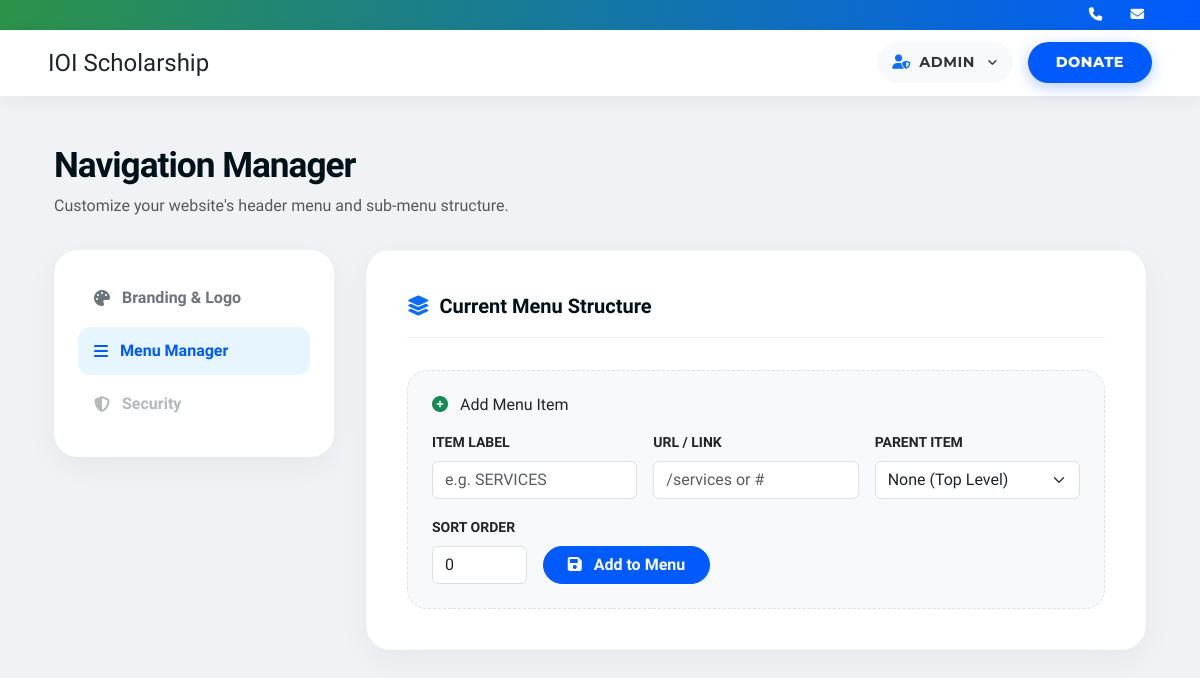
/admin/menu_manager (signed in), run on an earlier commit of the app's database.
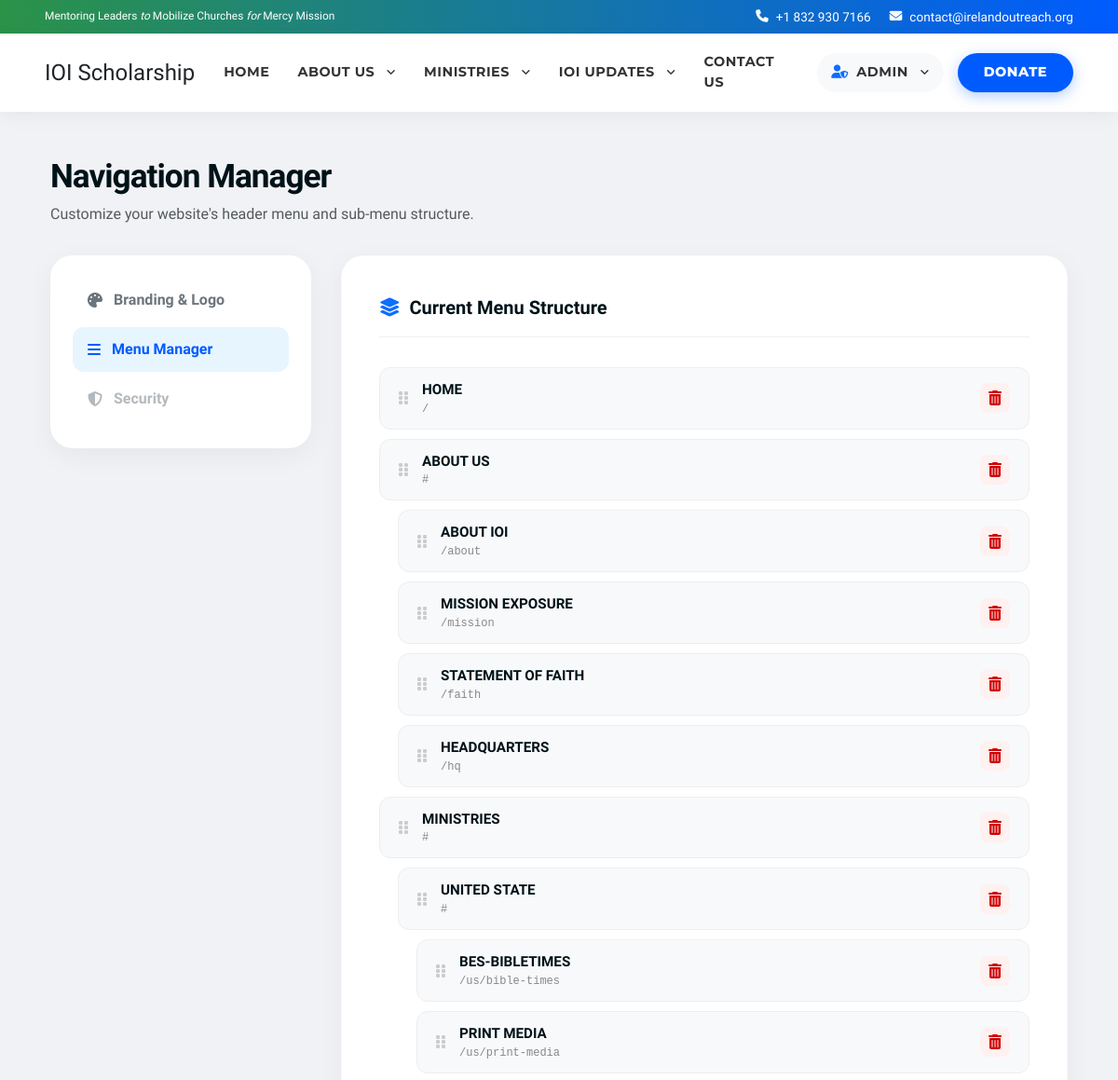
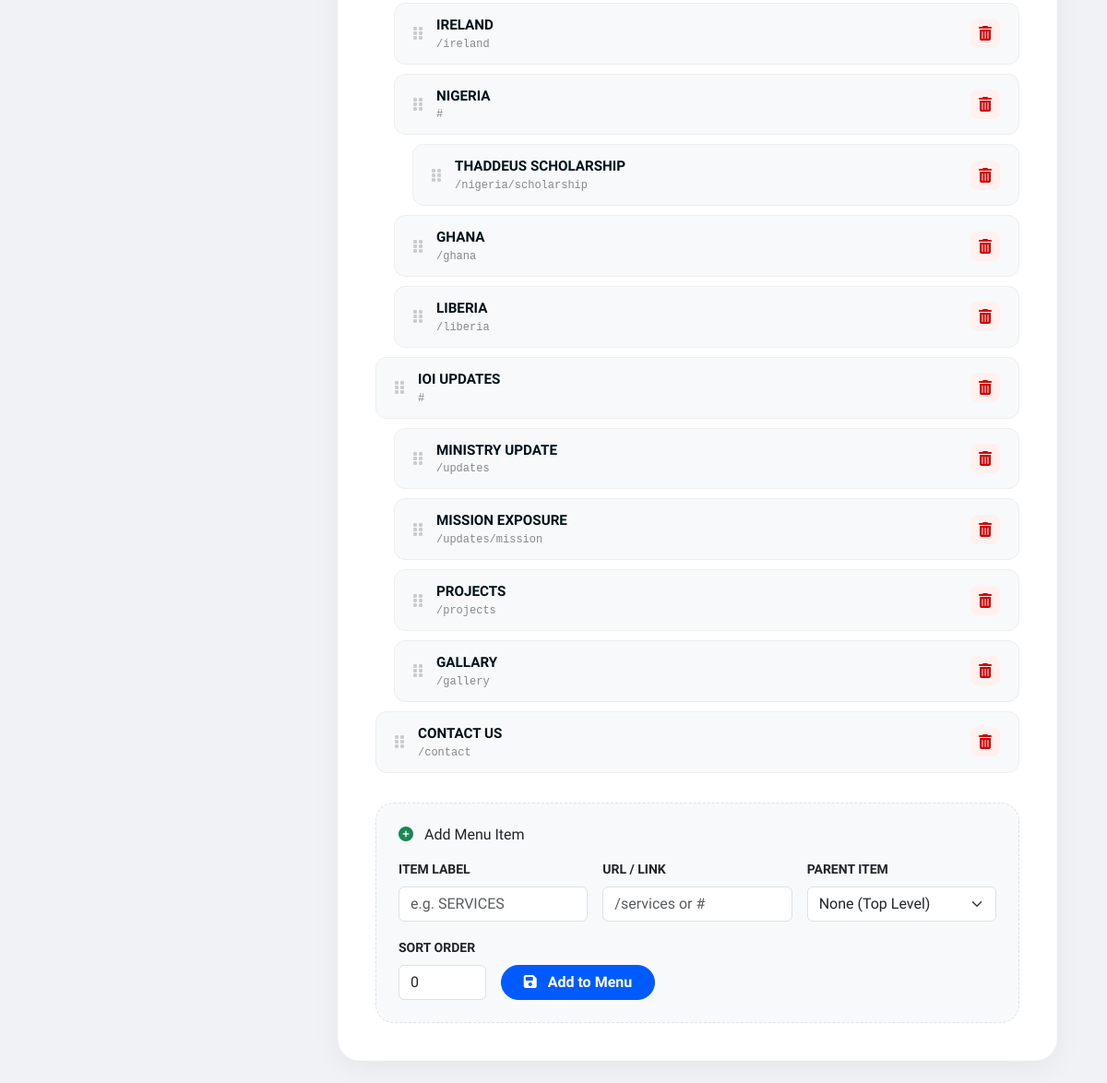
And on a later commit of the database (2 pictures, top to bottom).
### tables this page shows
CREATE TABLE IF NOT EXISTS settings (
    setting_key VARCHAR(50) PRIMARY KEY,
    setting_value TEXT,
    updated_at TIMESTAMP DEFAULT CURRENT_TIMESTAMP ON UPDATE CURRENT_TIMESTAMP
);

CREATE TABLE IF NOT EXISTS menu_items (
    id INT AUTO_INCREMENT PRIMARY KEY,
    parent_id INT DEFAULT NULL,
    label VARCHAR(100) NOT NULL,
    url VARCHAR(255) NOT NULL DEFAULT '#',
    sort_order INT DEFAULT 0,
    created_at TIMESTAMP DEFAULT CURRENT_TIMESTAMP,
    FOREIGN KEY (parent_id) REFERENCES menu_items(id) ON DELETE CASCADE
);

### app/Controllers/Admin.php (called while the page is built, shortened)
<?php
class Admin extends Controller {
    public function menu_manager() {
        $menu_items = getMenuItems();
        $this->db = new Database();
        $this->db->query('SELECT * FROM menu_items ORDER BY parent_id ASC, sort_order ASC');
        $flat_items = $this->db->resultSet();
        $data = [
            'menu_items' => $menu_items,
            'flat_items' => $flat_items
        ];
        $this->view('admin/menu_manager', $data);
    }
}

### app/Core/Router.php (called while the page is built, shortened)
<?php
class Router {
    protected $currentMethod = 'index';
    public function __construct() {
        $url = $this->getUrl();
        if (isset($url[0]) && file_exists(APPROOT . '/app/Controllers/' . ucwords($url[0]) . '.php')) {
            unset($url[0]);
        }
        $this->currentController = new $this->currentController;
        if (isset($url[1])) {
            if (method_exists($this->currentController, $url[1])) {
                $this->currentMethod = $url[1];
                unset($url[1]);
            }
        }
        $this->params = $url ? array_values($url) : [];
        call_user_func_array([$this->currentController, $this->currentMethod], $this->params);
    }
    public function getUrl() {
        if (isset($_GET['url'])) {
            $url = rtrim($_GET['url'], '/');
            $url = filter_var($url, FILTER_SANITIZE_URL);
            $url = explode('/', $url);
            return $url;
        }
    }
}

### public/index.php (called while the page is built, shortened)
<?php
require_once __DIR__ . '/../app/Core/Router.php';
require_once __DIR__ . '/../app/Core/Database.php';
require_once __DIR__ . '/../app/Core/Helpers.php';
$init = new Router();

### app/Core/Database.php (called while the page is built, shortened)
<?php
class Database {
    private $host = DB_HOST;
    private $user = DB_USER;
    private $pass = DB_PASS;
    private $dbname = DB_NAME;
    private $dbh;
    private $stmt;
    public function __construct() {
        $dsn = 'mysql:host=' . $this->host . ';dbname=' . $this->dbname;
        $options = array(
            PDO::ATTR_PERSISTENT => true,
            PDO::ATTR_ERRMODE => PDO::ERRMODE_EXCEPTION
        );
        try {
            $this->dbh = new PDO($dsn, $this->user, $this->pass, $options);
        } catch (PDOException $e) {
            $this->error = $e->getMessage();
            echo $this->error;
        }
    }
    public function query($sql) {
        $this->stmt = $this->dbh->prepare($sql);
    }
    public function bind($param, $value, $type = null) {
        if (is_null($type)) {
            switch (true) {
                case is_int($value):
                    $type = PDO::PARAM_INT;
                    break;
                default:
                    $type = PDO::PARAM_STR;
            }
        }
        $this->stmt->bindValue($param, $value, $type);
    }
    public function execute() {
        return $this->stmt->execute();
    }
    public function resultSet() {
        $this->execute();
        return $this->stmt->fetchAll(PDO::FETCH_OBJ);
    }
    public function single() {
        $this->execute();
        return $this->stmt->fetch(PDO::FETCH_OBJ);
    }
}

### app/Core/Helpers.php (called while the page is built, shortened)
<?php
function getSetting($key) {
    $db = new Database();
    $db->query('SELECT setting_value FROM settings WHERE setting_key = :key');
    $db->bind(':key', $key);
    $row = $db->single();
    return $row ? $row->setting_value : null;
}
function getMenuItems($parentId = null) {
    $db = new Database();
    $db->query('SELECT * FROM menu_items WHERE parent_id ' . ($parentId ? '= :pid' : 'IS NULL') . ' ORDER BY sort_order ASC');
    if($parentId) $db->bind(':pid', $parentId);
    $items = $db->resultSet();
    foreach($items as $item) {
        $item->children = getMenuItems($item->id);
    }
    return $items;
}

### views/admin/menu_manager.php (the view, shortened to what the rows shown need)
<?php require APPROOT . '/views/layouts/header.php'; ?>
<link rel="stylesheet" href="https://cdnjs.cloudflare.com/ajax/libs/font-awesome/6.4.0/css/all.min.css">
<div class="container py-4">
    <div class="animate-up">
        <h1 class="page-title">Navigation Manager</h1>
        <p class="text-muted">Customize your website's header menu and sub-menu structure.</p>
    </div>
    <div class="settings-container">
        <div class="settings-nav animate-up delay-1">
            <a href="<?php echo URLROOT; ?>/admin/settings" class="settings-nav-item">
                <i class="fa-solid fa-palette"></i> Branding & Logo
            </a>
            <a href="<?php echo URLROOT; ?>/admin/menu_manager" class="settings-nav-item active">
                <i class="fa-solid fa-bars"></i> Menu Manager
            </a>
            <a href="#" class="settings-nav-item opacity-50">
                <i class="fa-solid fa-shield-halved"></i> Security
            </a>
        </div>
        <div class="menu-card animate-up delay-2">
            <div class="section-title">
                <i class="fa-solid fa-layer-group text-primary"></i> Current Menu Structure
            </div>
            <div class="menu-list">
                <?php
                function renderAdminMenu($items, $level = 0) {
                    foreach($items as $item) : ?>
                        <div class="menu-item-row" style="margin-left: <?php echo $level * 20; ?>px">
                            <div class="menu-item-info">
                                <i class="fa-solid fa-grip-vertical menu-drag-handle"></i>
                                <div>
                                    <div class="menu-label"><?php echo $item->label; ?></div>
                                    <div class="menu-url"><?php echo $item->url; ?></div>
                                </div>
                            </div>
                            <div class="d-flex gap-2">
                                <form action="<?php echo URLROOT; ?>/admin/delete_menu_item/<?php echo $item->id; ?>" method="post" onsubmit="return confirm('Delete this menu item and all its sub-items?')">
                                    <button type="submit" class="btn-delete-menu"><i class="fa-solid fa-trash-can"></i></button>
                                </form>
                            </div>
                        </div>
                        <?php if(!empty($item->children)) renderAdminMenu($item->children, $level + 1); ?>
                    <?php endforeach;
                }
                renderAdminMenu($data['menu_items']);
                ?>
            </div>
            <div class="add-menu-form">
                <h6 class="fw-800 mb-3"><i class="fa-solid fa-plus-circle text-success me-2"></i> Add Menu Item</h6>
                <form action="<?php echo URLROOT; ?>/admin/menu_manager" method="post">
                    <div class="row g-3">
                        <div class="col-md-4">
                            <label class="form-label small fw-bold text-uppercase">Item Label</label>
                            <input type="text" name="label" class="form-control" placeholder="e.g. SERVICES" required>
                        </div>
                        <div class="col-md-4">
                            <label class="form-label small fw-bold text-uppercase">URL / Link</label>
                            <input type="text" name="url" class="form-control" placeholder="/services or #">
                        </div>
                        <div class="col-md-4">
                            <label class="form-label small fw-bold text-uppercase">Parent Item</label>
                            <select name="parent_id" class="form-select">
                                <option value="">None (Top Level)</option>
                            </select>
                        </div>
                        <div class="col-md-2">
                            <label class="form-label small fw-bold text-uppercase">Sort Order</label>
                            <input type="number" name="sort_order" class="form-control" value="0">
                        </div>
                        <div class="col-md-10 d-flex align-items-end">
                            <button type="submit" class="btn btn-primary fw-bold px-4 rounded-pill">
                                <i class="fa-solid fa-save me-2"></i> Add to Menu
                            </button>
                        </div>
                    </div>
                </form>
            </div>
        </div>
    </div>
</div>
<?php require APPROOT . '/views/layouts/footer.php'; ?>

### views/layouts/header.php (shortened to what the rows shown need)
<!DOCTYPE html>
<html lang="en">
<head>
    <link rel="stylesheet" href="https://cdnjs.cloudflare.com/ajax/libs/font-awesome/6.4.0/css/all.min.css">
    <link href="https://cdn.jsdelivr.net/npm/bootstrap@5.3.0/dist/css/bootstrap.min.css" rel="stylesheet">
</head>
<body>
    <div class="top-info-bar no-print">
        <div class="container-fluid px-lg-5 d-md-flex justify-content-between align-items-center text-center text-md-start">
            <div class="small fw-600 mb-2 mb-md-0">
                <?php
                    $topText = getSetting('top_bar_text');
                    $topText = str_replace([' to ', ' for '], [' <i>to</i> ', ' <i>for</i> '], $topText);
                    echo $topText;
                ?>
            </div>
            <div class="d-flex justify-content-center justify-content-md-end flex-wrap">
                <div class="contact-item">
                    <i class="fa-solid fa-phone"></i>
                    <a href="tel:<?php echo str_replace(' ', '', getSetting('contact_phone')); ?>"><?php echo getSetting('contact_phone'); ?></a>
                </div>
                <div class="contact-item">
                    <i class="fa-solid fa-envelope"></i>
                    <a href="mailto:<?php echo getSetting('contact_email'); ?>"><?php echo getSetting('contact_email'); ?></a>
                </div>
            </div>
        </div>
    </div>
    <nav class="navbar navbar-expand-lg main-navbar sticky-top no-print">
        <div class="container-fluid px-lg-5">
            <a class="navbar-brand" href="<?php echo URLROOT; ?>">
                <?php
                    $logo = getSetting('site_logo');
                    if($logo && file_exists(APPROOT . '/' . $logo)) :
                ?>
                    <img src="<?php echo URLROOT . '/' . $logo; ?>" alt="IOI Logo">
                <?php else : ?>
                    <span class="fw-800 fs-4 text-dark"><?php echo SITE_NAME; ?></span>
                <?php endif; ?>
            </a>
            <div class="collapse navbar-collapse" id="mainNav">
                <ul class="navbar-nav ms-auto align-items-center">
                    <?php
                        $menuItems = getMenuItems();
                        $currentUrl = $_SERVER['REQUEST_URI'];
                        foreach($menuItems as $item) :
                            $hasChildren = !empty($item->children);
                            $itemUrl = ($item->url == '/') ? '/' : $item->url;
                            $isActive = ($currentUrl == $itemUrl || ($itemUrl != '/' && strpos($currentUrl, $itemUrl) === 0)) ? 'active' : '';
                    ?>
                        <li class="nav-item <?php echo $hasChildren ? 'dropdown' : ''; ?>">
                            <a class="nav-link <?php echo $isActive; ?> <?php echo $hasChildren ? 'dropdown-toggle' : ''; ?>"
                               href="<?php echo ($item->url == '/') ? URLROOT : (strpos($item->url, 'http') === 0 ? $item->url : URLROOT . $item->url); ?>"
                               <?php echo $hasChildren ? 'data-bs-toggle="dropdown"' : ''; ?>>
                                <?php echo $item->label; ?>
                            </a>
                        </li>
                    <?php endforeach; ?>
                    <?php if(isset($_SESSION['admin_id'])) : ?>
                        <li class="nav-item dropdown ms-lg-3">
                            <a class="nav-link dropdown-toggle bg-light rounded-pill px-3" href="#" data-bs-toggle="dropdown">
                                <i class="fa-solid fa-user-shield text-primary me-1"></i> Admin
                            </a>
                        </li>
                    <?php endif; ?>
                    <li class="nav-item">
                        <a href="<?php echo getSetting('donate_url'); ?>" target="_blank" class="nav-link btn-donate">DONATE</a>
                    </li>
                </ul>
            </div>
        </div>
    </nav>
    <div class="container mt-4">

What changed in the data, as far as the page shows it:
added settings: setting_value "Mentoring Leaders to Mobilize Churches for Mercy Mission"
added settings: setting_value "+1 832 930 7166"
added settings: setting_value "contact@irelandoutreach.org"
added menu_items: label "HOME", url "/"
added menu_items: label "ABOUT US", url "#"
added menu_items: label "MINISTRIES", url "#"
added menu_items: label "IOI UPDATES", url "#"
added menu_items: label "CONTACT US", url "/contact"
added menu_items: label "ABOUT IOI", url "/about", shown under "ABOUT US"
added menu_items: label "MISSION EXPOSURE", url "/mission", shown under "ABOUT US"
added menu_items: label "STATEMENT OF FAITH", url "/faith", shown under "ABOUT US"
added menu_items: label "HEADQUARTERS", url "/hq", shown under "ABOUT US"
added menu_items: label "UNITED STATE", url "#", shown under "MINISTRIES"
added menu_items: label "BES-BIBLETIMES", url "/us/bible-times", shown under "UNITED STATE"
added menu_items: label "PRINT MEDIA", url "/us/print-media", shown under "UNITED STATE"
added menu_items: label "IRELAND", url "/ireland", shown under "MINISTRIES"
added menu_items: label "NIGERIA", url "#", shown under "MINISTRIES"
added menu_items: label "THADDEUS SCHOLARSHIP", url "/nigeria/scholarship", shown under "NIGERIA"
added menu_items: label "GHANA", url "/ghana", shown under "MINISTRIES"
added menu_items: label "LIBERIA", url "/liberia", shown under "MINISTRIES"
added menu_items: label "MINISTRY UPDATE", url "/updates", shown under "IOI UPDATES"
added menu_items: label "MISSION EXPOSURE", url "/updates/mission", shown under "IOI UPDATES"
added menu_items: label "PROJECTS", url "/projects", shown under "IOI UPDATES"
added menu_items: label "GALLARY", url "/gallery", shown under "IOI UPDATES"
